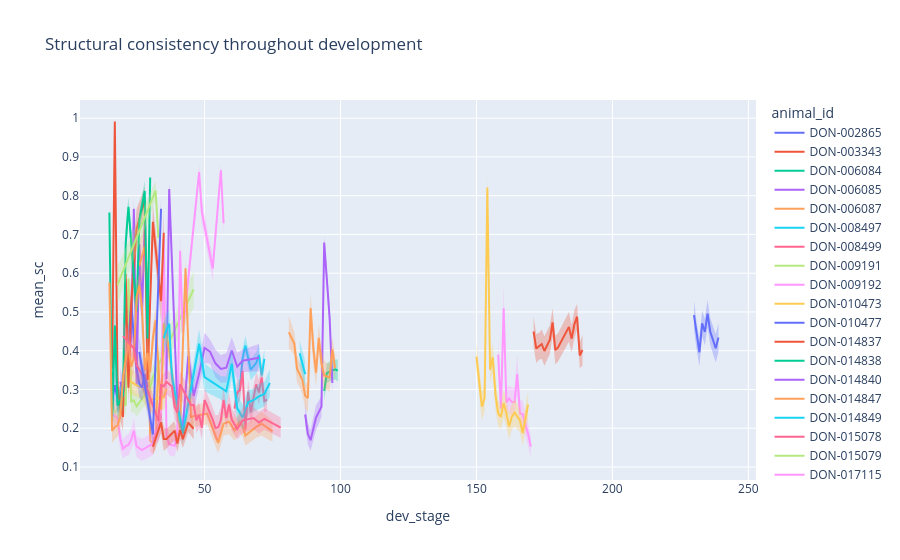

This figure's notebook cell:
### Markdown cell above
We can plot the structural consistency values as a function of developmental days:

### Code cell
# Sort the dataframe by animal ID and dev_stage
sc_df = sc_df.sort_values(by=["animal_id", "dev_stage"])

fig = nb_plotting.line_with_interval(
    data_frame=sc_df,
    x="dev_stage",
    y="mean_sc",
    error_y_mode="bands",
    error_y="std_sc",
    title="Structural consistency throughout development",
    color="animal_id",
)

fig.show()

### Figure 1 — Plotly figure (JSON) as saved in the notebook; plotly's stock layout.template omitted (floating-point values rounded to 4 significant figures)
{"data": [{"fill": "toself", "fillcolor": "rgba(99,110,250,.3)", "hoverinfo": "skip", "legendgroup": "DON-002865", "line": {"color": "rgba(255,255,255,0)"}, "showlegend": false, "type": "scatter", "x": [230, 231, 232, 233, 234, 235, 236, 238, 239, 239, 238, 236, 235, 234, 233, 232, 231, 230], "xaxis": "x", "y": [0.5295, 0.4706, 0.4324, 0.5041, 0.483, 0.5309, 0.4835, 0.443, 0.4713, 0.3972, 0.3695, 0.414, 0.4598, 0.4138, 0.4367, 0.3597, 0.4018, 0.4536], "yaxis": "y"}, {"hovertemplate": "animal_id=DON-002865<br>dev_stage=%{x}<br>mean_sc=%{y}<extra></extra>", "legendgroup": "DON-002865", "line": {"color": "#636efa", "dash": "solid"}, "marker": {"symbol": "circle"}, "mode": "lines", "name": "DON-002865", "orientation": "v", "showlegend": true, "type": "scatter", "x": [230, 231, 232, 233, 234, 235, 236, 238, 239], "xaxis": "x", "y": [0.4916, 0.4362, 0.3961, 0.4704, 0.4484, 0.4954, 0.4488, 0.4063, 0.4342], "yaxis": "y"}, {"fill": "toself", "fillcolor": "rgba(239,85,59,.3)", "hoverinfo": "skip", "legendgroup": "DON-003343", "line": {"color": "rgba(255,255,255,0)"}, "showlegend": false, "type": "scatter", "x": [171, 172, 173, 174, 175, 177, 178, 179, 180, 184, 185, 186, 187, 188, 189, 189, 188, 187, 186, 185, 184, 180, 179, 178, 177, 175, 174, 173, 172, 171], "xaxis": "x", "y": [0.4885, 0.4429, 0.4459, 0.4548, 0.4371, 0.466, 0.5097, 0.4383, 0.4449, 0.4996, 0.4663, 0.5043, 0.5205, 0.4211, 0.4414, 0.3619, 0.3545, 0.455, 0.4312, 0.3958, 0.4232, 0.3721, 0.3651, 0.4368, 0.3914, 0.3614, 0.3795, 0.3767, 0.368, 0.4108], "yaxis": "y"}, {"hovertemplate": "animal_id=DON-003343<br>dev_stage=%{x}<br>mean_sc=%{y}<extra></extra>", "legendgroup": "DON-003343", "line": {"color": "#EF553B", "dash": "solid"}, "marker": {"symbol": "circle"}, "mode": "lines", "name": "DON-003343", "orientation": "v", "showlegend": true, "type": "scatter", "x": [171, 172, 173, 174, 175, 177, 178, 179, 180, 184, 185, 186, 187, 188, 189], "xaxis": "x", "y": [0.4496, 0.4055, 0.4113, 0.4171, 0.3992, 0.4287, 0.4733, 0.4017, 0.4085, 0.4614, 0.431, 0.4678, 0.4877, 0.3878, 0.4017], "yaxis": "y"}, {"fill": "toself", "fillcolor": "rgba(0,204,150,.3)", "hoverinfo": "skip", "legendgroup": "DON-006084", "line": {"color": "rgba(255,255,255,0)"}, "showlegend": false, "type": "scatter", "x": [20, 20], "xaxis": "x", "y": [0.3505, 0.2866], "yaxis": "y"}, {"hovertemplate": "animal_id=DON-006084<br>dev_stage=%{x}<br>mean_sc=%{y}<extra></extra>", "legendgroup": "DON-006084", "line": {"color": "#00cc96", "dash": "solid"}, "marker": {"symbol": "circle"}, "mode": "lines", "name": "DON-006084", "orientation": "v", "showlegend": true, "type": "scatter", "x": [20], "xaxis": "x", "y": [0.3185], "yaxis": "y"}, {"fill": "toself", "fillcolor": "rgba(171,99,250,.3)", "hoverinfo": "skip", "legendgroup": "DON-006085", "line": {"color": "rgba(255,255,255,0)"}, "showlegend": false, "type": "scatter", "x": [19, 20, 22, 23, 24, 25, 26, 27, 28, 28, 27, 26, 25, 24, 23, 22, 20, 19], "xaxis": "x", "y": [0.3546, 0.3274, 0.4147, 0.4768, 0.7954, 0.3503, 0.7256, 0.5701, 0.769, 0.7053, 0.4116, 0.6243, 0.2708, 0.7376, 0.3929, 0.3267, 0.249, 0.2849], "yaxis": "y"}, {"hovertemplate": "animal_id=DON-006085<br>dev_stage=%{x}<br>mean_sc=%{y}<extra></extra>", "legendgroup": "DON-006085", "line": {"color": "#ab63fa", "dash": "solid"}, "marker": {"symbol": "circle"}, "mode": "lines", "name": "DON-006085", "orientation": "v", "showlegend": true, "type": "scatter", "x": [19, 20, 22, 23, 24, 25, 26, 27, 28], "xaxis": "x", "y": [0.3197, 0.2882, 0.3707, 0.4348, 0.7665, 0.3106, 0.675, 0.4909, 0.7372], "yaxis": "y"}, {"fill": "toself", "fillcolor": "rgba(255,161,90,.3)", "hoverinfo": "skip", "legendgroup": "DON-006087", "line": {"color": "rgba(255,255,255,0)"}, "showlegend": false, "type": "scatter", "x": [26, 28, 29, 30, 31, 32, 33, 33, 32, 31, 30, 29, 28, 26], "xaxis": "x", "y": [0.6793, 0.7284, 0.6286, 0.1967, 0.191, 0.2057, 0.4137, 0.3108, 0.1435, 0.1337, 0.1384, 0.5532, 0.6084, 0.5591], "yaxis": "y"}, {"hovertemplate": "animal_id=DON-006087<br>dev_stage=%{x}<br>mean_sc=%{y}<extra></extra>", "legendgroup": "DON-006087", "line": {"color": "#FFA15A", "dash": "solid"}, "marker": {"symbol": "circle"}, "mode": "lines", "name": "DON-006087", "orientation": "v", "showlegend": true, "type": "scatter", "x": [26, 28, 29, 30, 31, 32, 33], "xaxis": "x", "y": [0.6192, 0.6684, 0.5909, 0.1676, 0.1624, 0.1746, 0.3622], "yaxis": "y"}, {"fill": "toself", "fillcolor": "rgba(25,211,243,.3)", "hoverinfo": "skip", "legendgroup": "DON-008497", "line": {"color": "rgba(255,255,255,0)"}, "showlegend": false, "type": "scatter", "x": [62, 63, 64, 65, 67, 69, 70, 71, 72, 72, 71, 70, 69, 67, 65, 64, 63, 62], "xaxis": "x", "y": [0.314, 0.3352, 0.4071, 0.438, 0.3781, 0.3958, 0.4168, 0.3626, 0.4058, 0.352, 0.3105, 0.3612, 0.3411, 0.3236, 0.3884, 0.3546, 0.2755, 0.2618], "yaxis": "y"}, {"hovertemplate": "animal_id=DON-008497<br>dev_stage=%{x}<br>mean_sc=%{y}<extra></extra>", "legendgroup": "DON-008497", "line": {"color": "#19d3f3", "dash": "solid"}, "marker": {"symbol": "circle"}, "mode": "lines", "name": "DON-008497", "orientation": "v", "showlegend": true, "type": "scatter", "x": [62, 63, 64, 65, 67, 69, 70, 71, 72], "xaxis": "x", "y": [0.2879, 0.3053, 0.3808, 0.4132, 0.3509, 0.3684, 0.389, 0.3366, 0.3789], "yaxis": "y"}, {"fill": "toself", "fillcolor": "rgba(255,102,146,.3)", "hoverinfo": "skip", "legendgroup": "DON-008499", "line": {"color": "rgba(255,255,255,0)"}, "showlegend": false, "type": "scatter", "x": [61, 62, 63, 64, 65, 66, 67, 69, 70, 71, 72, 73, 73, 72, 71, 70, 69, 67, 66, 65, 64, 63, 62, 61], "xaxis": "x", "y": [0.2815, 0.326, 0.3263, 0.3773, 0.2243, 0.3244, 0.2748, 0.3441, 0.3243, 0.3666, 0.2997, 0.3029, 0.2447, 0.2399, 0.2952, 0.2598, 0.282, 0.2083, 0.2632, 0.1677, 0.3174, 0.2702, 0.2583, 0.22], "yaxis": "y"}, {"hovertemplate": "animal_id=DON-008499<br>dev_stage=%{x}<br>mean_sc=%{y}<extra></extra>", "legendgroup": "DON-008499", "line": {"color": "#FF6692", "dash": "solid"}, "marker": {"symbol": "circle"}, "mode": "lines", "name": "DON-008499", "orientation": "v", "showlegend": true, "type": "scatter", "x": [61, 62, 63, 64, 65, 66, 67, 69, 70, 71, 72, 73], "xaxis": "x", "y": [0.2507, 0.2922, 0.2983, 0.3473, 0.196, 0.2938, 0.2416, 0.313, 0.292, 0.3309, 0.2698, 0.2738], "yaxis": "y"}, {"fill": "toself", "fillcolor": "rgba(182,232,128,.3)", "hoverinfo": "skip", "legendgroup": "DON-009191", "line": {"color": "rgba(255,255,255,0)"}, "showlegend": false, "type": "scatter", "x": [16, 17, 18, 19, 20, 21, 22, 23, 24, 25, 30, 31, 46, 46, 31, 30, 25, 24, 23, 22, 21, 20, 19, 18, 17, 16], "xaxis": "x", "y": [0.3252, 0.2666, 0.2848, 0.2775, 0.3094, 0.2873, 0.6098, 0.2995, 0.3019, 0.2837, 0.3321, 0.3619, 0.606, 0.511, 0.3034, 0.2777, 0.229, 0.2416, 0.2386, 0.5623, 0.2274, 0.2541, 0.2178, 0.2214, 0.2064, 0.2604], "yaxis": "y"}, {"hovertemplate": "animal_id=DON-009191<br>dev_stage=%{x}<br>mean_sc=%{y}<extra></extra>", "legendgroup": "DON-009191", "line": {"color": "#B6E880", "dash": "solid"}, "marker": {"symbol": "circle"}, "mode": "lines", "name": "DON-009191", "orientation": "v", "showlegend": true, "type": "scatter", "x": [16, 17, 18, 19, 20, 21, 22, 23, 24, 25, 30, 31, 46], "xaxis": "x", "y": [0.2928, 0.2365, 0.2531, 0.2477, 0.2817, 0.2573, 0.5861, 0.269, 0.2718, 0.2564, 0.3049, 0.3326, 0.5585], "yaxis": "y"}, {"fill": "toself", "fillcolor": "rgba(255,151,255,.3)", "hoverinfo": "skip", "legendgroup": "DON-009192", "line": {"color": "rgba(255,255,255,0)"}, "showlegend": false, "type": "scatter", "x": [16, 18, 19, 20, 21, 22, 23, 24, 25, 27, 31, 32, 33, 34, 35, 36, 37, 39, 40, 41, 42, 48, 49, 53, 56, 57, 57, 56, 53, 49, 48, 42, 41, 40, 39, 37, 36, 35, 34, 33, 32, 31, 27, 25, 24, 23, 22, 21, 20, 19, 18, 16], "xaxis": "x", "y": [0.2714, 0.2548, 0.2007, 0.1718, 0.1801, 0.1845, 0.1964, 0.2266, 0.1803, 0.172, 0.1896, 0.2243, 0.2292, 0.2665, 0.7557, 0.2092, 0.1876, 0.1821, 0.2192, 0.7063, 0.4857, 0.8789, 0.7866, 0.6428, 0.8835, 0.7579, 0.7, 0.8479, 0.5806, 0.7282, 0.8429, 0.4085, 0.6096, 0.1579, 0.1261, 0.1301, 0.1508, 0.6298, 0.1937, 0.1641, 0.1639, 0.1305, 0.1154, 0.1257, 0.1607, 0.1429, 0.1295, 0.1278, 0.1222, 0.144, 0.1954, 0.2038], "yaxis": "y"}, {"hovertemplate": "animal_id=DON-009192<br>dev_stage=%{x}<br>mean_sc=%{y}<extra></extra>", "legendgroup": "DON-009192", "line": {"color": "#FF97FF", "dash": "solid"}, "marker": {"symbol": "circle"}, "mode": "lines", "name": "DON-009192", "orientation": "v", "showlegend": true, "type": "scatter", "x": [16, 18, 19, 20, 21, 22, 23, 24, 25, 27, 31, 32, 33, 34, 35, 36, 37, 39, 40, 41, 42, 48, 49, 53, 56, 57], "xaxis": "x", "y": [0.2376, 0.2251, 0.1724, 0.147, 0.1539, 0.157, 0.1697, 0.1936, 0.153, 0.1437, 0.16, 0.1941, 0.1966, 0.2301, 0.6928, 0.18, 0.1588, 0.1541, 0.1886, 0.658, 0.4471, 0.8609, 0.7574, 0.6117, 0.8657, 0.7289], "yaxis": "y"}, {"fill": "toself", "fillcolor": "rgba(254,203,82,.3)", "hoverinfo": "skip", "legendgroup": "DON-010473", "line": {"color": "rgba(255,255,255,0)"}, "showlegend": false, "type": "scatter", "x": [21, 22, 24, 26, 27, 29, 35, 36, 36, 35, 29, 27, 26, 24, 22, 21], "xaxis": "x", "y": [0.4128, 0.3553, 0.3474, 0.3351, 0.3411, 0.3032, 0.3131, 0.3279, 0.276, 0.2456, 0.2418, 0.2751, 0.2788, 0.2832, 0.2926, 0.336], "yaxis": "y"}, {"hovertemplate": "animal_id=DON-010473<br>dev_stage=%{x}<br>mean_sc=%{y}<extra></extra>", "legendgroup": "DON-010473", "line": {"color": "#FECB52", "dash": "solid"}, "marker": {"symbol": "circle"}, "mode": "lines", "name": "DON-010473", "orientation": "v", "showlegend": true, "type": "scatter", "x": [21, 22, 24, 26, 27, 29, 35, 36], "xaxis": "x", "y": [0.3744, 0.3239, 0.3153, 0.307, 0.3081, 0.2725, 0.2793, 0.3019], "yaxis": "y"}, {"fill": "toself", "fillcolor": "rgba(99,110,250,.3)", "hoverinfo": "skip", "legendgroup": "DON-010477", "line": {"color": "rgba(255,255,255,0)"}, "showlegend": false, "type": "scatter", "x": [16, 17, 18, 19, 22, 23, 25, 26, 27, 28, 29, 29, 28, 27, 26, 25, 23, 22, 19, 18, 17, 16], "xaxis": "x", "y": [0.306, 0.3468, 0.3121, 0.3089, 0.4539, 0.5854, 0.3892, 0.3515, 0.3395, 0.3778, 0.3426, 0.2679, 0.3008, 0.2706, 0.2787, 0.3231, 0.4528, 0.3832, 0.2418, 0.2396, 0.2748, 0.229], "yaxis": "y"}, {"hovertemplate": "animal_id=DON-010477<br>dev_stage=%{x}<br>mean_sc=%{y}<extra></extra>", "legendgroup": "DON-010477", "line": {"color": "#636efa", "dash": "solid"}, "marker": {"symbol": "circle"}, "mode": "lines", "name": "DON-010477", "orientation": "v", "showlegend": true, "type": "scatter", "x": [16, 17, 18, 19, 22, 23, 25, 26, 27, 28, 29], "xaxis": "x", "y": [0.2675, 0.3108, 0.2758, 0.2753, 0.4186, 0.5191, 0.3561, 0.3151, 0.3051, 0.3393, 0.3053], "yaxis": "y"}, {"fill": "toself", "fillcolor": "rgba(239,85,59,.3)", "hoverinfo": "skip", "legendgroup": "DON-014837", "line": {"color": "rgba(255,255,255,0)"}, "showlegend": false, "type": "scatter", "x": [16, 17, 18, 19, 20, 21, 22, 23, 25, 28, 29, 31, 34, 35, 35, 34, 31, 29, 28, 25, 23, 22, 21, 20, 19, 18, 17, 16], "xaxis": "x", "y": [0.3933, 0.9979, 0.3399, 0.2915, 0.2664, 0.6331, 0.3456, 0.5968, 0.7664, 0.8216, 0.364, 0.7767, 0.5832, 0.7572, 0.6519, 0.4723, 0.6884, 0.2849, 0.7591, 0.662, 0.4455, 0.2629, 0.5628, 0.1916, 0.2204, 0.2715, 0.9845, 0.3123], "yaxis": "y"}, {"hovertemplate": "animal_id=DON-014837<br>dev_stage=%{x}<br>mean_sc=%{y}<extra></extra>", "legendgroup": "DON-014837", "line": {"color": "#EF553B", "dash": "solid"}, "marker": {"symbol": "circle"}, "mode": "lines", "name": "DON-014837", "orientation": "v", "showlegend": true, "type": "scatter", "x": [16, 17, 18, 19, 20, 21, 22, 23, 25, 28, 29, 31, 34, 35], "xaxis": "x", "y": [0.3528, 0.9912, 0.3057, 0.2559, 0.229, 0.598, 0.3043, 0.5211, 0.7142, 0.7904, 0.3244, 0.7325, 0.5277, 0.7045], "yaxis": "y"}, {"fill": "toself", "fillcolor": "rgba(0,204,150,.3)", "hoverinfo": "skip", "legendgroup": "DON-014838", "line": {"color": "rgba(255,255,255,0)"}, "showlegend": false, "type": "scatter", "x": [15, 16, 17, 18, 20, 21, 22, 24, 25, 26, 28, 29, 30, 30, 29, 28, 26, 25, 24, 22, 21, 20, 18, 17, 16, 15], "xaxis": "x", "y": [0.7773, 0.2495, 0.5374, 0.2961, 0.3199, 0.7251, 0.7959, 0.6404, 0.538, 0.7599, 0.8399, 0.4924, 0.8637, 0.8305, 0.3705, 0.7847, 0.7111, 0.4655, 0.527, 0.7468, 0.629, 0.2485, 0.2211, 0.3922, 0.1829, 0.7363], "yaxis": "y"}, {"hovertemplate": "animal_id=DON-014838<br>dev_stage=%{x}<br>mean_sc=%{y}<extra></extra>", "legendgroup": "DON-014838", "line": {"color": "#00cc96", "dash": "solid"}, "marker": {"symbol": "circle"}, "mode": "lines", "name": "DON-014838", "orientation": "v", "showlegend": true, "type": "scatter", "x": [15, 16, 17, 18, 20, 21, 22, 24, 25, 26, 28, 29, 30], "xaxis": "x", "y": [0.7568, 0.2162, 0.4648, 0.2586, 0.2842, 0.6771, 0.7714, 0.5837, 0.5017, 0.7355, 0.8123, 0.4314, 0.8471], "yaxis": "y"}, {"fill": "toself", "fillcolor": "rgba(171,99,250,.3)", "hoverinfo": "skip", "legendgroup": "DON-014840", "line": {"color": "rgba(255,255,255,0)"}, "showlegend": false, "type": "scatter", "x": [36, 37, 40, 42, 44, 46, 48, 50, 52, 54, 56, 58, 60, 62, 64, 70, 70, 64, 62, 60, 58, 56, 54, 52, 50, 48, 46, 44, 42, 40, 37, 36], "xaxis": "x", "y": [0.361, 0.8383, 0.2886, 0.2316, 0.4283, 0.3201, 0.376, 0.4462, 0.4289, 0.4033, 0.3885, 0.3941, 0.4348, 0.3945, 0.4032, 0.417, 0.3467, 0.3448, 0.3231, 0.3664, 0.3182, 0.3176, 0.3316, 0.3662, 0.3686, 0.3059, 0.2457, 0.3446, 0.1663, 0.2158, 0.7959, 0.2933], "yaxis": "y"}, {"hovertemplate": "animal_id=DON-014840<br>dev_stage=%{x}<br>mean_sc=%{y}<extra></extra>", "legendgroup": "DON-014840", "line": {"color": "#ab63fa", "dash": "solid"}, "marker": {"symbol": "circle"}, "mode": "lines", "name": "DON-014840", "orientation": "v", "showlegend": true, "type": "scatter", "x": [36, 37, 40, 42, 44, 46, 48, 50, 52, 54, 56, 58, 60, 62, 64, 70], "xaxis": "x", "y": [0.3272, 0.8171, 0.2522, 0.199, 0.3864, 0.2829, 0.3409, 0.4074, 0.3976, 0.3675, 0.353, 0.3562, 0.4006, 0.3588, 0.374, 0.3818], "yaxis": "y"}, {"fill": "toself", "fillcolor": "rgba(255,161,90,.3)", "hoverinfo": "skip", "legendgroup": "DON-014847", "line": {"color": "rgba(255,255,255,0)"}, "showlegend": false, "type": "scatter", "x": [15, 16, 17, 18, 19, 20, 22, 23, 24, 25, 26, 27, 28, 29, 30, 31, 32, 33, 34, 35, 37, 39, 41, 43, 45, 51, 55, 57, 59, 61, 63, 64, 65, 69, 71, 75, 75, 71, 69, 65, 64, 63, 61, 59, 57, 55, 51, 45, 43, 41, 39, 37, 35, 34, 33, 32, 31, 30, 29, 28, 27, 26, 25, 24, 23, 22, 20, 19, 18, 17, 16, 15], "xaxis": "x", "y": [0.6446, 0.2243, 0.2346, 0.2367, 0.2617, 0.3618, 0.4643, 0.3933, 0.4188, 0.5743, 0.5993, 0.5484, 0.386, 0.4344, 0.3745, 0.4697, 0.5127, 0.3984, 0.2775, 0.5081, 0.4347, 0.3159, 0.2288, 0.6343, 0.2566, 0.2661, 0.1886, 0.2427, 0.2491, 0.2216, 0.2478, 0.2325, 0.2082, 0.2313, 0.2422, 0.2193, 0.1648, 0.1806, 0.1753, 0.1545, 0.1788, 0.1901, 0.1679, 0.1843, 0.1808, 0.1356, 0.2096, 0.2024, 0.5912, 0.175, 0.2541, 0.3674, 0.4329, 0.22, 0.3285, 0.4442, 0.3965, 0.3139, 0.3538, 0.3127, 0.472, 0.5376, 0.5019, 0.3447, 0.3234, 0.3814, 0.2955, 0.1979, 0.1775, 0.1722, 0.1611, 0.5071], "yaxis": "y"}, {"hovertemplate": "animal_id=DON-014847<br>dev_stage=%{x}<br>mean_sc=%{y}<extra></extra>", "legendgroup": "DON-014847", "line": {"color": "#FFA15A", "dash": "solid"}, "marker": {"symbol": "circle"}, "mode": "lines", "name": "DON-014847", "orientation": "v", "showlegend": true, "type": "scatter", "x": [15, 16, 17, 18, 19, 20, 22, 23, 24, 25, 26, 27, 28, 29, 30, 31, 32, 33, 34, 35, 37, 39, 41, 43, 45, 51, 55, 57, 59, 61, 63, 64, 65, 69, 71, 75], "xaxis": "x", "y": [0.5758, 0.1927, 0.2034, 0.2071, 0.2298, 0.3286, 0.4229, 0.3583, 0.3817, 0.5381, 0.5685, 0.5102, 0.3493, 0.3941, 0.3442, 0.4331, 0.4785, 0.3634, 0.2487, 0.4705, 0.401, 0.285, 0.2019, 0.6128, 0.2295, 0.2379, 0.1621, 0.2117, 0.2167, 0.1948, 0.219, 0.2056, 0.1813, 0.2033, 0.2114, 0.192], "yaxis": "y"}, {"fill": "toself", "fillcolor": "rgba(25,211,243,.3)", "hoverinfo": "skip", "legendgroup": "DON-014849", "line": {"color": "rgba(255,255,255,0)"}, "showlegend": false, "type": "scatter", "x": [35, 36, 37, 38, 42, 48, 50, 56, 58, 60, 62, 64, 66, 68, 70, 72, 74, 74, 72, 70, 68, 66, 64, 62, 60, 58, 56, 50, 48, 42, 38, 37, 36, 35], "xaxis": "x", "y": [0.473, 0.4964, 0.5056, 0.3598, 0.2134, 0.4546, 0.3679, 0.3342, 0.3332, 0.4033, 0.2868, 0.2597, 0.2987, 0.3017, 0.3146, 0.3201, 0.352, 0.2814, 0.2563, 0.25, 0.2427, 0.2351, 0.1955, 0.2172, 0.3296, 0.2569, 0.2744, 0.2954, 0.3814, 0.1595, 0.3008, 0.4336, 0.412, 0.3913], "yaxis": "y"}, {"hovertemplate": "animal_id=DON-014849<br>dev_stage=%{x}<br>mean_sc=%{y}<extra></extra>", "legendgroup": "DON-014849", "line": {"color": "#19d3f3", "dash": "solid"}, "marker": {"symbol": "circle"}, "mode": "lines", "name": "DON-014849", "orientation": "v", "showlegend": true, "type": "scatter", "x": [35, 36, 37, 38, 42, 48, 50, 56, 58, 60, 62, 64, 66, 68, 70, 72, 74], "xaxis": "x", "y": [0.4322, 0.4542, 0.4696, 0.3303, 0.1864, 0.418, 0.3316, 0.3043, 0.295, 0.3664, 0.252, 0.2276, 0.2669, 0.2722, 0.2823, 0.2882, 0.3167], "yaxis": "y"}, {"fill": "toself", "fillcolor": "rgba(255,102,146,.3)", "hoverinfo": "skip", "legendgroup": "DON-015078", "line": {"color": "rgba(255,255,255,0)"}, "showlegend": false, "type": "scatter", "x": [20, 24, 25, 27, 33, 34, 35, 36, 38, 39, 40, 41, 45, 46, 47, 48, 49, 50, 53, 54, 55, 56, 57, 58, 59, 60, 62, 64, 68, 70, 72, 76, 78, 78, 76, 72, 70, 68, 64, 62, 60, 59, 58, 57, 56, 55, 54, 53, 50, 49, 48, 47, 46, 45, 41, 40, 39, 38, 36, 35, 34, 33, 27, 25, 24, 20], "xaxis": "x", "y": [0.4714, 0.4354, 0.3966, 0.3713, 0.2442, 0.3347, 0.3406, 0.3525, 0.3394, 0.2873, 0.2678, 0.3478, 0.2917, 0.2902, 0.2526, 0.2679, 0.2303, 0.3047, 0.2534, 0.2332, 0.2348, 0.2534, 0.3054, 0.2546, 0.2924, 0.2511, 0.2249, 0.2535, 0.2544, 0.2425, 0.2518, 0.2354, 0.2279, 0.1747, 0.1813, 0.1963, 0.1864, 0.198, 0.1869, 0.1708, 0.1938, 0.2307, 0.1973, 0.2395, 0.1886, 0.1697, 0.1686, 0.1907, 0.241, 0.1715, 0.2008, 0.1876, 0.2303, 0.2267, 0.2796, 0.2126, 0.2227, 0.2752, 0.2874, 0.276, 0.288, 0.1938, 0.3066, 0.3299, 0.3772, 0.4036], "yaxis": "y"}, {"hovertemplate": "animal_id=DON-015078<br>dev_stage=%{x}<br>mean_sc=%{y}<extra></extra>", "legendgroup": "DON-015078", "line": {"color": "#FF6692", "dash": "solid"}, "marker": {"symbol": "circle"}, "mode": "lines", "name": "DON-015078", "orientation": "v", "showlegend": true, "type": "scatter", "x": [20, 24, 25, 27, 33, 34, 35, 36, 38, 39, 40, 41, 45, 46, 47, 48, 49, 50, 53, 54, 55, 56, 57, 58, 59, 60, 62, 64, 68, 70, 72, 76, 78], "xaxis": "x", "y": [0.4375, 0.4063, 0.3632, 0.3389, 0.219, 0.3114, 0.3083, 0.32, 0.3073, 0.255, 0.2402, 0.3137, 0.2592, 0.2602, 0.2201, 0.2344, 0.2009, 0.2728, 0.2221, 0.2009, 0.2022, 0.221, 0.2724, 0.226, 0.2615, 0.2224, 0.1978, 0.2202, 0.2262, 0.2145, 0.2241, 0.2084, 0.2013], "yaxis": "y"}, {"fill": "toself", "fillcolor": "rgba(182,232,128,.3)", "hoverinfo": "skip", "legendgroup": "DON-015079", "line": {"color": "rgba(255,255,255,0)"}, "showlegend": false, "type": "scatter", "x": [18, 32, 33, 33, 32, 18], "xaxis": "x", "y": [0.6177, 0.8378, 0.7317, 0.6501, 0.7881, 0.5234], "yaxis": "y"}, {"hovertemplate": "animal_id=DON-015079<br>dev_stage=%{x}<br>mean_sc=%{y}<extra></extra>", "legendgroup": "DON-015079", "line": {"color": "#B6E880", "dash": "solid"}, "marker": {"symbol": "circle"}, "mode": "lines", "name": "DON-015079", "orientation": "v", "showlegend": true, "type": "scatter", "x": [18, 32, 33], "xaxis": "x", "y": [0.5706, 0.8129, 0.6909], "yaxis": "y"}, {"fill": "toself", "fillcolor": "rgba(255,151,255,.3)", "hoverinfo": "skip", "legendgroup": "DON-017115", "line": {"color": "rgba(255,255,255,0)"}, "showlegend": false, "type": "scatter", "x": [158, 159, 160, 161, 162, 163, 164, 165, 166, 167, 168, 169, 170, 170, 169, 168, 167, 166, 165, 164, 163, 162, 161, 160, 159, 158], "xaxis": "x", "y": [0.4312, 0.2833, 0.5694, 0.3009, 0.3104, 0.3056, 0.3039, 0.3904, 0.2731, 0.2717, 0.2404, 0.2161, 0.1786, 0.1265, 0.1539, 0.1793, 0.201, 0.2027, 0.2886, 0.2313, 0.2296, 0.2434, 0.2323, 0.4501, 0.2189, 0.3488], "yaxis": "y"}, {"hovertemplate": "animal_id=DON-017115<br>dev_stage=%{x}<br>mean_sc=%{y}<extra></extra>", "legendgroup": "DON-017115", "line": {"color": "#FF97FF", "dash": "solid"}, "marker": {"symbol": "circle"}, "mode": "lines", "name": "DON-017115", "orientation": "v", "showlegend": true, "type": "scatter", "x": [158, 159, 160, 161, 162, 163, 164, 165, 166, 167, 168, 169, 170], "xaxis": "x", "y": [0.39, 0.2511, 0.5097, 0.2666, 0.2769, 0.2676, 0.2676, 0.3395, 0.2379, 0.2363, 0.2099, 0.185, 0.1525], "yaxis": "y"}, {"fill": "toself", "fillcolor": "rgba(254,203,82,.3)", "hoverinfo": "skip", "legendgroup": "DON-017118", "line": {"color": "rgba(255,255,255,0)"}, "showlegend": false, "type": "scatter", "x": [150, 151, 152, 153, 154, 155, 156, 157, 158, 159, 160, 161, 162, 163, 164, 166, 167, 169, 169, 167, 166, 164, 163, 162, 161, 160, 159, 158, 157, 156, 155, 154, 153, 152, 151, 150], "xaxis": "x", "y": [0.4209, 0.3621, 0.2922, 0.3128, 0.85, 0.3851, 0.42, 0.3247, 0.2717, 0.2609, 0.302, 0.2723, 0.2378, 0.2629, 0.2758, 0.25, 0.2191, 0.2949, 0.227, 0.1558, 0.1898, 0.2055, 0.1958, 0.171, 0.2044, 0.228, 0.1975, 0.2056, 0.2469, 0.3463, 0.3166, 0.7926, 0.2432, 0.2193, 0.281, 0.3489], "yaxis": "y"}, {"hovertemplate": "animal_id=DON-017118<br>dev_stage=%{x}<br>mean_sc=%{y}<extra></extra>", "legendgroup": "DON-017118", "line": {"color": "#FECB52", "dash": "solid"}, "marker": {"symbol": "circle"}, "mode": "lines", "name": "DON-017118", "orientation": "v", "showlegend": true, "type": "scatter", "x": [150, 151, 152, 153, 154, 155, 156, 157, 158, 159, 160, 161, 162, 163, 164, 166, 167, 169], "xaxis": "x", "y": [0.3849, 0.3216, 0.2557, 0.278, 0.8213, 0.3509, 0.3831, 0.2858, 0.2387, 0.2292, 0.265, 0.2383, 0.2044, 0.2293, 0.2406, 0.2199, 0.1874, 0.261], "yaxis": "y"}, {"fill": "toself", "fillcolor": "rgba(99,110,250,.3)", "hoverinfo": "skip", "legendgroup": "DON-019213", "line": {"color": "rgba(255,255,255,0)"}, "showlegend": false, "type": "scatter", "x": [26, 31, 34, 34, 31, 26], "xaxis": "x", "y": [0.4371, 0.2119, 0.7935, 0.7388, 0.1564, 0.3574], "yaxis": "y"}, {"hovertemplate": "animal_id=DON-019213<br>dev_stage=%{x}<br>mean_sc=%{y}<extra></extra>", "legendgroup": "DON-019213", "line": {"color": "#636efa", "dash": "solid"}, "marker": {"symbol": "circle"}, "mode": "lines", "name": "DON-019213", "orientation": "v", "showlegend": true, "type": "scatter", "x": [26, 31, 34], "xaxis": "x", "y": [0.3972, 0.1841, 0.7661], "yaxis": "y"}, {"fill": "toself", "fillcolor": "rgba(239,85,59,.3)", "hoverinfo": "skip", "legendgroup": "DON-019542", "line": {"color": "rgba(255,255,255,0)"}, "showlegend": false, "type": "scatter", "x": [31, 34, 35, 36, 39, 40, 41, 42, 43, 44, 46, 46, 44, 43, 42, 41, 40, 39, 36, 35, 34, 31], "xaxis": "x", "y": [0.1736, 0.2432, 0.2034, 0.1978, 0.2184, 0.1827, 0.2207, 0.1952, 0.2167, 0.2388, 0.2261, 0.1713, 0.1902, 0.1692, 0.1486, 0.1703, 0.1382, 0.1683, 0.1463, 0.1411, 0.1867, 0.1307], "yaxis": "y"}, {"hovertemplate": "animal_id=DON-019542<br>dev_stage=%{x}<br>mean_sc=%{y}<extra></extra>", "legendgroup": "DON-019542", "line": {"color": "#EF553B", "dash": "solid"}, "marker": {"symbol": "circle"}, "mode": "lines", "name": "DON-019542", "orientation": "v", "showlegend": true, "type": "scatter", "x": [31, 34, 35, 36, 39, 40, 41, 42, 43, 44, 46], "xaxis": "x", "y": [0.1522, 0.215, 0.1723, 0.172, 0.1933, 0.1604, 0.1955, 0.1719, 0.193, 0.2145, 0.1987], "yaxis": "y"}, {"fill": "toself", "fillcolor": "rgba(0,204,150,.3)", "hoverinfo": "skip", "legendgroup": "DON-019608", "line": {"color": "rgba(255,255,255,0)"}, "showlegend": false, "type": "scatter", "x": [94, 95, 98, 99, 99, 98, 95, 94], "xaxis": "x", "y": [0.3206, 0.3685, 0.3773, 0.3773, 0.3196, 0.3261, 0.3172, 0.272], "yaxis": "y"}, {"hovertemplate": "animal_id=DON-019608<br>dev_stage=%{x}<br>mean_sc=%{y}<extra></extra>", "legendgroup": "DON-019608", "line": {"color": "#00cc96", "dash": "solid"}, "marker": {"symbol": "circle"}, "mode": "lines", "name": "DON-019608", "orientation": "v", "showlegend": true, "type": "scatter", "x": [94, 95, 98, 99], "xaxis": "x", "y": [0.2963, 0.3428, 0.3517, 0.3484], "yaxis": "y"}, {"fill": "toself", "fillcolor": "rgba(171,99,250,.3)", "hoverinfo": "skip", "legendgroup": "DON-019609", "line": {"color": "rgba(255,255,255,0)"}, "showlegend": false, "type": "scatter", "x": [87, 88, 89, 90, 91, 93, 94, 96, 97, 97, 96, 94, 93, 91, 90, 89, 88, 87], "xaxis": "x", "y": [0.2642, 0.2121, 0.1968, 0.2263, 0.2599, 0.2825, 0.6968, 0.5181, 0.3458, 0.2877, 0.4498, 0.6611, 0.2288, 0.195, 0.1681, 0.1416, 0.1576, 0.2066], "yaxis": "y"}, {"hovertemplate": "animal_id=DON-019609<br>dev_stage=%{x}<br>mean_sc=%{y}<extra></extra>", "legendgroup": "DON-019609", "line": {"color": "#ab63fa", "dash": "solid"}, "marker": {"symbol": "circle"}, "mode": "lines", "name": "DON-019609", "orientation": "v", "showlegend": true, "type": "scatter", "x": [87, 88, 89, 90, 91, 93, 94, 96, 97], "xaxis": "x", "y": [0.2354, 0.1849, 0.1692, 0.1972, 0.2274, 0.2556, 0.6789, 0.484, 0.3167], "yaxis": "y"}, {"fill": "toself", "fillcolor": "rgba(255,161,90,.3)", "hoverinfo": "skip", "legendgroup": "DON-019747", "line": {"color": "rgba(255,255,255,0)"}, "showlegend": false, "type": "scatter", "x": [81, 83, 84, 85, 86, 87, 88, 89, 90, 91, 92, 93, 94, 95, 96, 97, 98, 98, 97, 96, 95, 94, 93, 92, 91, 90, 89, 88, 87, 86, 85, 84, 83, 81], "xaxis": "x", "y": [0.4894, 0.4482, 0.3891, 0.3693, 0.3615, 0.3181, 0.3138, 0.5505, 0.4485, 0.378, 0.469, 0.4039, 0.3745, 0.3679, 0.3689, 0.435, 0.3886, 0.3213, 0.3718, 0.2935, 0.299, 0.2973, 0.3314, 0.3969, 0.3088, 0.3624, 0.4694, 0.2415, 0.25, 0.2872, 0.3054, 0.3184, 0.389, 0.4058], "yaxis": "y"}, {"hovertemplate": "animal_id=DON-019747<br>dev_stage=%{x}<br>mean_sc=%{y}<extra></extra>", "legendgroup": "DON-019747", "line": {"color": "#FFA15A", "dash": "solid"}, "marker": {"symbol": "circle"}, "mode": "lines", "name": "DON-019747", "orientation": "v", "showlegend": true, "type": "scatter", "x": [81, 83, 84, 85, 86, 87, 88, 89, 90, 91, 92, 93, 94, 95, 96, 97, 98], "xaxis": "x", "y": [0.4476, 0.4186, 0.3538, 0.3373, 0.3244, 0.284, 0.2776, 0.51, 0.4054, 0.3434, 0.4329, 0.3676, 0.3359, 0.3334, 0.3312, 0.4034, 0.3549], "yaxis": "y"}, {"fill": "toself", "fillcolor": "rgba(25,211,243,.3)", "hoverinfo": "skip", "legendgroup": "DON-019748", "line": {"color": "rgba(255,255,255,0)"}, "showlegend": false, "type": "scatter", "x": [85, 87, 87, 85], "xaxis": "x", "y": [0.4262, 0.3736, 0.3046, 0.3608], "yaxis": "y"}, {"hovertemplate": "animal_id=DON-019748<br>dev_stage=%{x}<br>mean_sc=%{y}<extra></extra>", "legendgroup": "DON-019748", "line": {"color": "#19d3f3", "dash": "solid"}, "marker": {"symbol": "circle"}, "mode": "lines", "name": "DON-019748", "orientation": "v", "showlegend": true, "type": "scatter", "x": [85, 87], "xaxis": "x", "y": [0.3935, 0.3391], "yaxis": "y"}], "layout": {"legend": {"title": {"text": "animal_id"}, "tracegroupgap": 0}, "title": {"text": "Structural consistency throughout development"}, "xaxis": {"anchor": "y", "domain": [0.0, 1.0], "title": {"text": "dev_stage"}}, "yaxis": {"anchor": "x", "domain": [0.0, 1.0], "title": {"text": "mean_sc"}}}}
